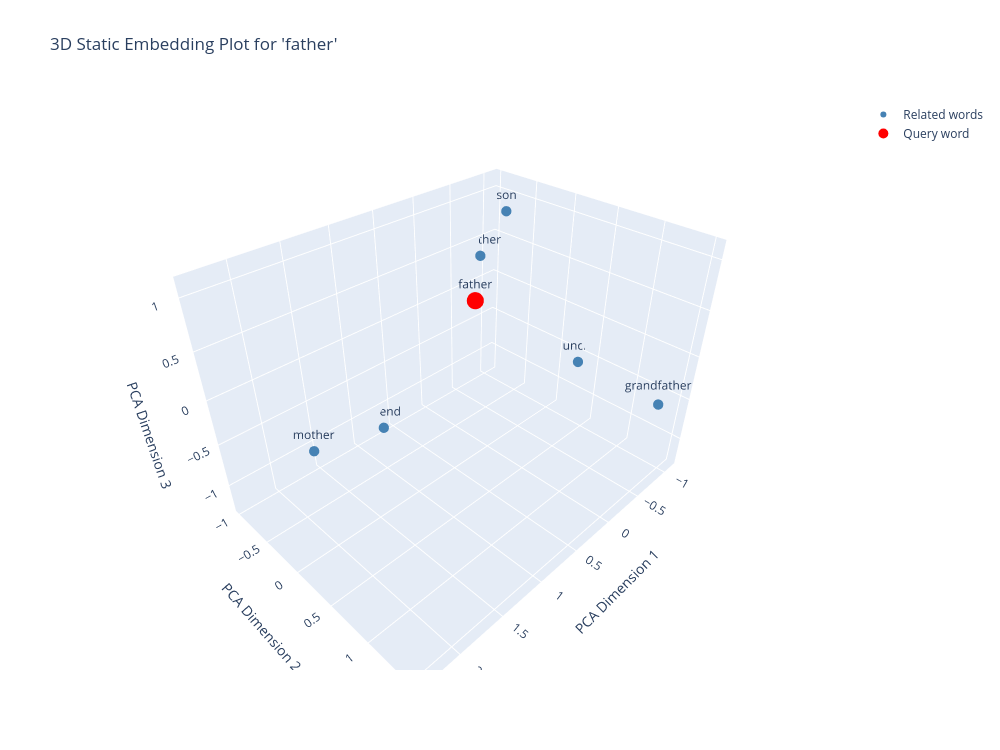

Notebook code for this chart:
### Code cell
# --------------------------------------------------
# 6. Plot 3D
# --------------------------------------------------
plot_related_words_3d("father", topn=6)

### Figure 1 — Plotly figure (JSON) as saved in the notebook; plotly's stock layout.template omitted (floating-point values rounded to 4 significant figures)
{"data": [{"customdata": [[0.9529], [0.9323], [0.9146], [0.9048], [0.8977], [0.8909]], "hovertemplate": "<b>%{text}</b><br>Similarity: %{customdata[0]:.4f}<br>PCA1: %{x:.3f}<br>PCA2: %{y:.3f}<br>PCA3: %{z:.3f}<extra></extra>", "marker": {"color": "steelblue", "size": 6}, "mode": "markers+text", "name": "Related words", "text": ["son", "brother", "grandfather", "friend", "uncle", "mother"], "textposition": "top center", "type": "scatter3d", "x": [-0.5074, -0.8791, -0.71, 0.6536, -1.088, 2.341], "y": [-0.2975, -0.9843, 1.516, -0.9716, 0.3163, 0.446], "z": [1.108, 0.3047, -0.3457, -1.266, -0.5989, 0.283]}, {"hovertemplate": "<b>%{text}</b><br>Query word<br>PCA1: %{x:.3f}<br>PCA2: %{y:.3f}<br>PCA3: %{z:.3f}<extra></extra>", "marker": {"color": "red", "size": 10}, "mode": "markers+text", "name": "Query word", "text": ["father"], "textposition": "top center", "type": "scatter3d", "x": [0.1903], "y": [-0.02493], "z": [0.5147]}], "layout": {"height": 750, "scene": {"xaxis": {"title": {"text": "PCA Dimension 1"}}, "yaxis": {"title": {"text": "PCA Dimension 2"}}, "zaxis": {"title": {"text": "PCA Dimension 3"}}}, "title": {"text": "3D Static Embedding Plot for 'father'"}, "width": 1000}}
